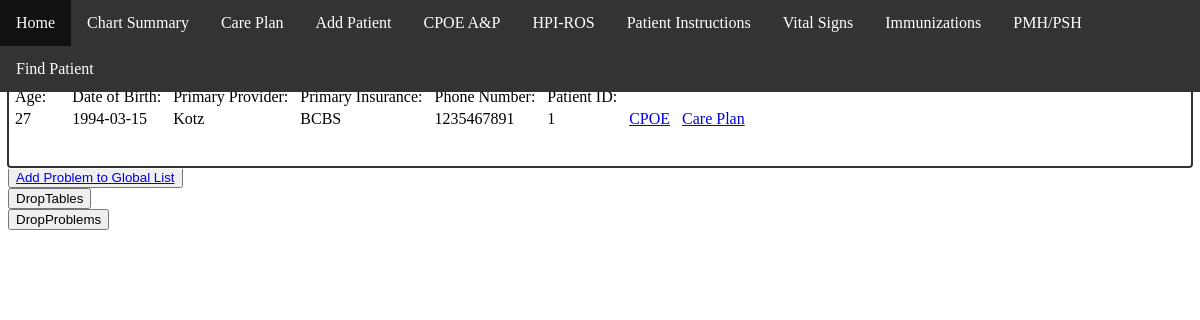
/home/1, run on the app's committed database.
### main.py (models this page shows)
class Patients(db.Model):
    id = db.Column(db.Integer, primary_key=True)
    First = db.Column(db.String(40))
    Last = db.Column(db.String(100))
    DateOfBirth = db.Column(db.String(90))
    Age = db.Column(db.String(10))
    Insurance = db.Column(db.String(150))
    PrimaryProvider = db.Column(db.String(50))
    Phone = db.Column(db.String(50))

### main.py (the view)
@app.route('/home/<pid>', methods=['GET', 'POST'])
def home(pid):
    patient = Patients.query.filter_by(id=pid)
    return render_template('home.html', patient=patient)

### templates/home.html (shortened to what this page needs)
{% extends "base.html" %}
{% block content %}
<br>
<div class="banner">
    {% for pt in patient %}
    <div id="navBar1">
        <nav>
            <ul>
                <li> <a href="/home/{{ pt.id }}">Home</a></li>
                <li> <a href="/ChartSummary/{{ pt.id }}">Chart Summary</a></li>
                <li> <a href="/CarePlan/{{ pt.id }}">Care Plan</a> </li>
                <li> <a href="/AddPt">Add Patient</a></li>
                <li> <a href="/CPOE/{{ pt.id }}">CPOE A&P</a> </li>
                <li> <a href="/HPI">HPI-ROS</a></li>
                <li> <a href="/PtInstructions">Patient Instructions</a></li>
                <li> <a href="/VS">Vital Signs</a></li>
                <li> <a href="/Immunizations">Immunizations</a></li>
                <li> <a href="/PMHPSH">PMH/PSH</a></li>
                <li> <a href="/findPatient">Find Patient</a></li>
            </ul>
        </nav>
    </div>
    <table>
        <tr>
            <td><div class="bannerName"> {{ pt.First }} </div></td>
            <td><div class="bannerName"> {{ pt.Last }} </div></td>
        </tr>
        <tr>
            <td>Age:</td>
            <td>Date of Birth:</td>
            <td>Primary Provider:</td>
            <td>Primary Insurance:</td>
            <td>Phone Number:</td>
            <td>Patient ID:</td>
        </tr>
        <tr>
            <td> {{ pt.Age }} </td>
            <td> {{ pt.DateOfBirth }} </td>
            <td> {{ pt.PrimaryProvider }} </td>
            <td> {{ pt.Insurance }} </td>
            <td> {{ pt.Phone }} </td>
            <td>  {{ pt.id }} </td>
            <td><a href="/CPOE/{{ pt.id }}">CPOE</a></td>
            <td><a href="/CarePlan/{{ pt.id }}">Care Plan</a></td>
        </tr>
    </table> <br> <br>
    {% endfor %}
</div>
<button id="addProblemToGlobal" name="addProblemToGlobal"><a href="/AddProblemGlobal">Add Problem to Global List</a></button>
<form action="/DropTables" method="post">
    <button type="submit" id="dropTables" name="dropTables">DropTables</button>
</form>
<form action="/DropProblems" method="post">
    <button type="submit" id="dropProblems" name="dropProblems">DropProblems</button>
</form>
{% endblock %}

### static/style.css (style rules this page uses)
body { margin-top: 3%; background-image: url('/static/logo.png'); background-repeat: no-repeat; background-size: auto; }
.banner { outline-style: auto; outline-color: #333333; align-items: center; }
.banner td { padding-left: 5px; padding-right: 5px; }
.banner .bannerName { color: blue; font-size: x-large; font-weight: bold; }
#navBar1 ul { list-style-type: none; margin: 0; padding: 0; overflow: hidden; background-color: #333; alignment: top; }
#navBar1 { position: fixed; top: 0px; width: 100%; left: 0px; margin-bottom: 100px; }
#navBar1 li { float: left; align-items: center; }
#navBar1 li a { display: block; color: white; text-align: center; padding: 14px 16px; text-decoration: none; }

### data on the page
Patients: Age "27", DateOfBirth "1994-03-15", PrimaryProvider "Kotz", Insurance "BCBS", Phone "1235467891", id "1"
